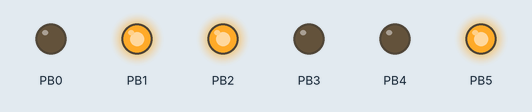
Recording of a program running on a simulated ATtiny85, built with avr-gcc and run on an emulated ATtiny85. Shown: output pins drawn as LEDs (lit = HIGH). Random numbers use the default seed unless the program sets one.

Above: at 0.1 s.
At 4.92 s:
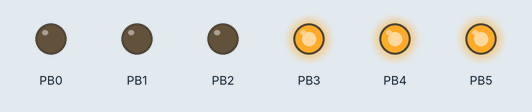
At 9.94 s:
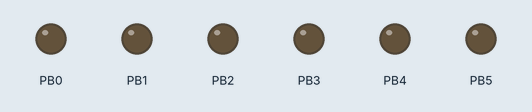
At 19.98 s:
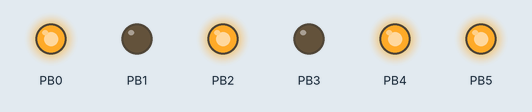
At 29.82 s:
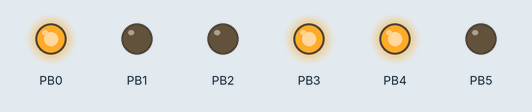
At 39.86 s:
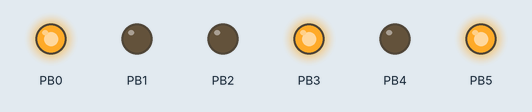
Timing chart, 0 to 40.0 s (numbered marks = the images above):
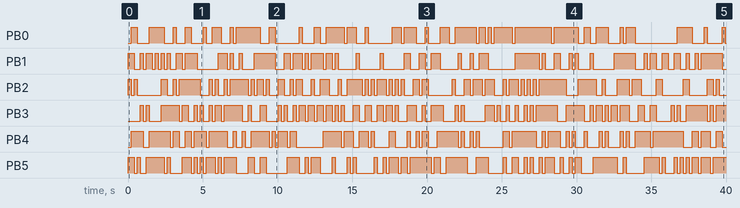

The program:

main.cpp
```cpp
#include <Arduino.h>
/*
**********AtTiny85 INFO**********
6 pins
all 6 pins are digital I/O
Pin 0 → I2C SDA, PWM (LED on Model B)
Pin 1 → PWM (LED on Model A)
Pin 2 → I2C SCK, Analog In
Pin 3 → Analog In (also used for USB+ when USB is in use)
Pin 4 → PWM, Analog (also used for USB- when USB is in use)
Pin 5 → Analog In

The internal pull-up resistor (turned on by calling digitalWrite(0) after
setting the pin to output, where 0 is the pin number) are much weaker (about 25
kohm) on an ATtiny than on an Arduino, so the onboard LED interferes with them.
If you need them, you can use a different port. Change your circuit to not need
the internal pull-up, or cut the LED trace.

Pin 3 and Pin 4 (P3 and P4) are used for USB communication and programming,
while you can use them in your circuit if you are not using USB communication,
you may have to unplug your circuit during programming if the circuit would
impede the pin states or dramatically affect the voltage levels on these pins.

Pin 3 (P3) has a 1.5 kΩ pull-up resistor attached to it which is required for
when P3 and P4 are used for USB communication (including programming). Your
design may need to take into account that you'd have to overpower this to pull
this pin low.

The Digispark does not have a hardware serial port nor a hardware serial to USB
converter. An example library (DigiUSB) is provided, as well as some example
code and a serial monitor like program, but communication with the computer will
not always be plug and play, especially when other libraries are involved.


THIS IS P5, P5 is analog input 0, so when you are using analog read, you refer
to it as 0.
same goes for the others
analog 0 → Pin 5
analog 1 → Pin 2
analog 2 → Pin 4
analog 3 → Pin 3

When uploading the code, leave the module unplugged
start the upload process, then plug it in

***Drivers***
https://github.com/digistump/DigistumpArduino/releases

*/
void setup() {
  for (int i = 0; i < 6; i++) {
    pinMode(i, OUTPUT);
  }
}

void loop() {
  int pr;
  for (int x = 0; x < 3; x++) {
    int r = floor(random(0, 6));
    if (r == pr)
      r = floor(random(0, 6));
    digitalWrite(r, !digitalRead(r));
    pr = r;
  }
  delay(200);
}
```

Measured:
- by itself, PB0: LOW → HIGH at 0.20 s, → LOW 0.40 s later, → HIGH 0.80 s later, → LOW 1.0 s later, … (62 changes in this stretch)
- by itself, PB1: LOW → HIGH at 0.00 s, → LOW 0.40 s later, → HIGH 0.40 s later, → LOW 0.20 s later, … (80 changes in this stretch)
- by itself, PB2: LOW → HIGH at 0.00 s, → LOW 0.20 s later, → HIGH 0.20 s later, → LOW 0.20 s later, … (90 changes in this stretch)
- by itself, PB3: LOW → HIGH at 0.80 s, → LOW 0.20 s later, → HIGH 0.20 s later, → LOW 0.20 s later, … (99 changes in this stretch)
- by itself, PB4: LOW → HIGH at 0.20 s, → LOW 0.80 s later, → HIGH 0.40 s later, → LOW 1.4 s later, … (80 changes in this stretch)
- by itself, PB5: LOW → HIGH at 0.00 s, → LOW 0.40 s later, → HIGH 0.20 s later, → LOW 0.20 s later, … (89 changes in this stretch)
